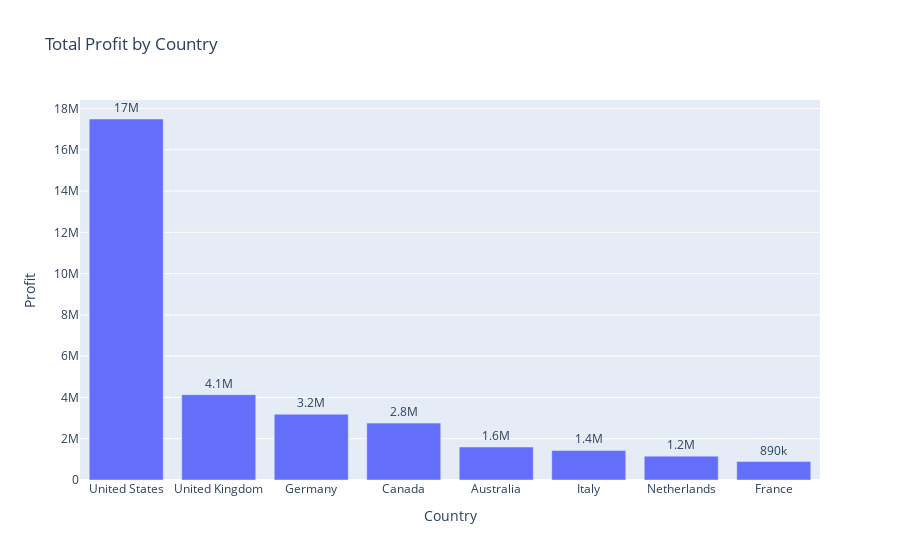

Write notebook code for a chart like this one.
### Markdown cell above
What is the total profit generated in each country?

### Code cell
# Group by country and sum profits
profit_by_country = data.groupby('Country')['Profit'].sum().sort_values(ascending=False).reset_index()

# Create bar chart with value labels
fig = px.bar(profit_by_country, x='Country', y='Profit', title='Total Profit by Country', text='Profit')

# Update the layout to show text labels
fig.update_traces(texttemplate='%{text:.2s}', textposition='outside')

# Adjust the layout for better visibility
fig.update_layout(
    uniformtext_minsize=8,
    uniformtext_mode='show',
    yaxis=dict(title='Profit', showgrid=True, zeroline=True),
    xaxis=dict(title='Country')
)

# Show the figure
fig.show()

### Figure 1 — Plotly figure (JSON) as saved in the notebook; plotly's stock layout.template omitted (floating-point values rounded to 4 significant figures)
{"data": [{"alignmentgroup": "True", "hovertemplate": "Country=%{x}<br>Profit=%{text}<extra></extra>", "legendgroup": "", "marker": {"color": "#636efa", "pattern": {"shape": ""}}, "name": "", "offsetgroup": "", "orientation": "v", "showlegend": false, "text": [17490000.0, 4134000.0, 3186000.0, 2756000.0, 1597000.0, 1430000.0, 1155000.0, 893500.0], "textposition": "outside", "texttemplate": "%{text:.2s}", "type": "bar", "x": ["United States", "United Kingdom", "Germany", "Canada", "Australia", "Italy", "Netherlands", "France"], "xaxis": "x", "y": [17490000.0, 4134000.0, 3186000.0, 2756000.0, 1597000.0, 1430000.0, 1155000.0, 893500.0], "yaxis": "y"}], "layout": {"barmode": "relative", "legend": {"tracegroupgap": 0}, "title": {"text": "Total Profit by Country"}, "uniformtext": {"minsize": 8, "mode": "show"}, "xaxis": {"anchor": "y", "domain": [0, 1], "title": {"text": "Country"}}, "yaxis": {"anchor": "x", "domain": [0, 1], "showgrid": true, "title": {"text": "Profit"}, "zeroline": true}}}
